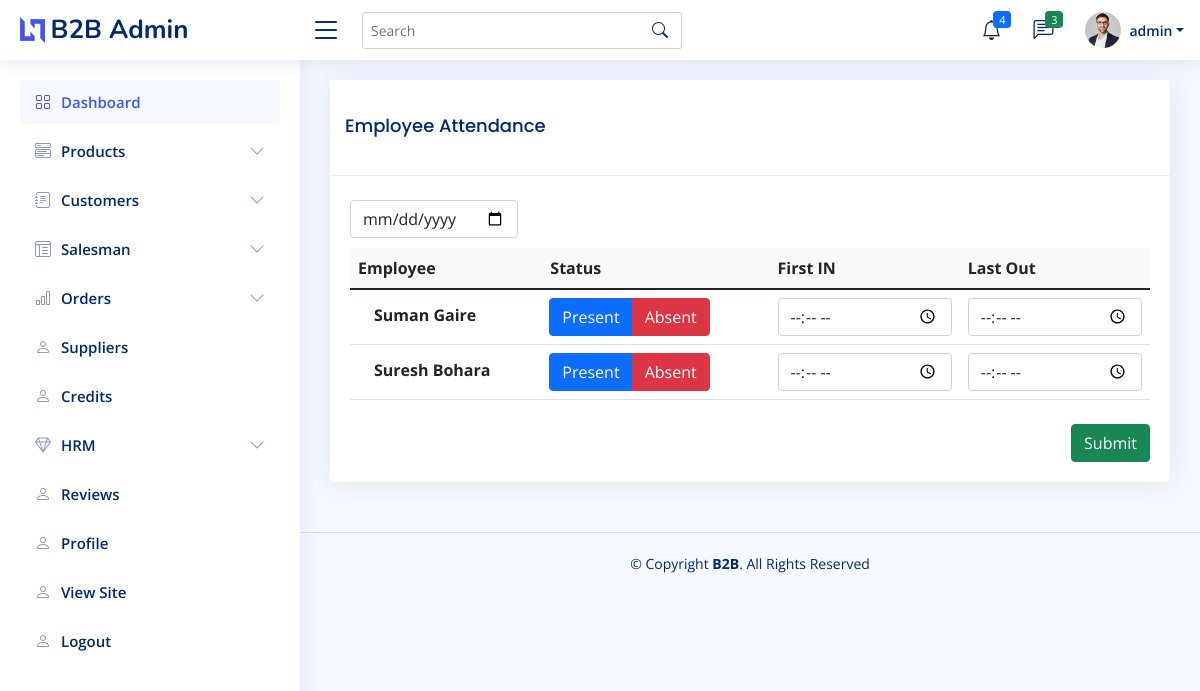
Page /admin-dashboard/employees/attendance/ (signed in) on the committed database.
### user/models.py (models this page shows)
class User(AbstractUser):
    is_customer = models.BooleanField(default = False)
    is_salesman = models.BooleanField(default = False)
    is_admin = models.BooleanField(default  = False)

### hrm/models.py (models this page shows, shortened)
class Employee(models.Model):
    department = models.ForeignKey(Department, on_delete = models.CASCADE)
    full_name = models.CharField(max_length = 100)
    designation = models.CharField(max_length=50)
    salary = models.PositiveIntegerField()
    contact_no = PhoneNumberField(max_length = 15)
    email = models.EmailField()
    address = models.CharField(max_length = 100)
    joined_date = models.DateTimeField(auto_now_add = True)

### shop/decorators.py (the view)
    def wrap(request, *args, **kwargs):
        if request.user.is_admin:
            return view_func(request, *args, **kwargs)
        else:
            return redirect('account_login')

### hrm/views.py (called while the page is built, shortened)
@login_required
@admin_required
def add_attendance(request):
    employee_list = Employee.objects.all()
    return render(request, 'hrm/attendance.html', {'employee_list':employee_list})

### hrm/templates/hrm/attendance.html (shortened to what this page needs)
{% extends 'shop/admin_base.html' %}
{% block main %}
<section class="section">
  <div class="row">
    <div class="col-lg-12">
      <div class="card">
        <div class="card-header">
          <h5 class="card-title" style="float: left;">Employee Attendance</h5>
        </div>
        <div class="card-body">
          <form method="post" action="#">
            <br>
            <div class="float-start">
              <input type="date" name="date" class="form-control">
            </div>
            <br>
            <br>
            <table class="table align-middle mb-0 bg-white ">
              <thead class="bg-light">
                <tr>
                  <th>Employee</th>
                  <th>Status</th>
                  <th>First IN</th>
                  <th>Last Out</th>
                </tr>
              </thead>
              <tbody>
                  {% for employee in employee_list%}
                    <tr>
                        <td>
                          <div class="d-flex align-items-center">
                            <div class="ms-3">
                              <p class="fw-bold mb-1">{{employee.full_name}}</p>
                            </div>
                          </div>
                        </td>
                        <td>
                          <div class="btn-group">
                            <label class="btn btn-primary" for="option1{{forloop.counter}}" onclick="enableInput('in-time{{forloop.counter}}','out-time{{forloop.counter}}')">Present</label>
                            <label class="btn btn-danger" for="option2{{forloop.counter}}" onclick="disableInput('in-time{{forloop.counter}}','out-time{{forloop.counter}}')">Absent</label>
                          </div>
                        </td>
                        <td>
                          <input type="time" name="in-time{{forloop.counter}}"  id="in-time{{forloop.counter}}" class="form-control">
                        </td>
                        <td>
                          <input type="time" name="out-time{{forloop.counter}}" id="out-time{{forloop.counter}}" class="form-control">
                        </td>
                    </tr>
                    {% endfor %}
              </tbody>
            </table><br>
            <div class="float-end">
                <input type="submit" name="submit" class="btn btn-success">
            </div>
          </form>
        </div>
      </div>
    </div>
  </div>
</section>
{% endblock %}

### shop/templates/shop/admin_base.html (shortened to what this page needs)
{% load static %}
<!DOCTYPE html>
<html lang="en">
  <head>
    <link
      href="{% static 'shop/assets/vendor/bootstrap/css/bootstrap.min.css' %}"
      rel="stylesheet"
    />
    <link
      href="{% static 'shop/assets/vendor/bootstrap-icons/bootstrap-icons.css' %}"
      rel="stylesheet"
    />
    <link
      href="{% static 'shop/assets/vendor/boxicons/css/boxicons.min.css' %}"
      rel="stylesheet"
    />
    <link
      href="{% static 'shop/assets/vendor/quill/quill.snow.css' %}"
      rel="stylesheet"
    />
    <link
      href="{% static 'shop/assets/vendor/quill/quill.bubble.css' %}"
      rel="stylesheet"
    />
    <link
      href="{% static 'shop/assets/vendor/remixicon/remixicon.css' %}"
      rel="stylesheet"
    />
    <link
      href="{% static 'shop/assets/vendor/simple-datatables/style.css' %}"
      rel="stylesheet"
    />
    <link href="{% static 'shop/assets/css/style.css' %}" rel="stylesheet" />
  </head>
  <body>
    <header id="header" class="header fixed-top d-flex align-items-center">
      <div class="d-flex align-items-center justify-content-between">
        <a href="{% url 'shop:admin_dashboard' %}" class="logo d-flex align-items-center">
          <img src="{% static 'shop/assets/img/logo.png' %}" alt="" />
          <span class="d-none d-lg-block">B2B Admin</span>
        </a>
        <i class="bi bi-list toggle-sidebar-btn"></i>
      </div>
      <div class="search-bar">
        <form
          class="search-form d-flex align-items-center"
          method="POST"
          action="#"
        >
          <input
            type="text"
            name="query"
            placeholder="Search"
            title="Enter search keyword"
          />
          <button type="submit" title="Search">
            <i class="bi bi-search"></i>
          </button>
        </form>
      </div>
      <nav class="header-nav ms-auto">
        <ul class="d-flex align-items-center">
          <li class="nav-item dropdown">
            <a class="nav-link nav-icon" href="#" data-bs-toggle="dropdown">
              <i class="bi bi-bell"></i>
              <span class="badge bg-primary badge-number">4</span> </a
            >
          </li>
          <li class="nav-item dropdown">
            <a class="nav-link nav-icon" href="#" data-bs-toggle="dropdown">
              <i class="bi bi-chat-left-text"></i>
              <span class="badge bg-success badge-number">3</span> </a
            >
          </li>
          <li class="nav-item dropdown pe-3">
            <a
              class="nav-link nav-profile d-flex align-items-center pe-0"
              href="#"
              data-bs-toggle="dropdown"
            >
              <img
                src="{% static 'shop/assets/img/profile-img.jpg' %}"
                alt="Profile"
                class="rounded-circle"
              />
              <span class="d-none d-md-block dropdown-toggle ps-2"
                >{{request.user.username}}</span
              > </a
            >
          </li>
        </ul>
      </nav>
    </header>
    <aside id="sidebar" class="sidebar">
      <ul class="sidebar-nav" id="sidebar-nav">
        <li class="nav-item">
          <a class="nav-link" href="{% url 'shop:admin_dashboard' %}">
            <i class="bi bi-grid"></i>
            <span>Dashboard</span>
          </a>
        </li>
        <li class="nav-item">
          <a
            class="nav-link collapsed"
            data-bs-target="#components-nav"
            data-bs-toggle="collapse"
            href="#"
          >
            <i class="bi bi-menu-button-wide"></i><span>Products</span
            ><i class="bi bi-chevron-down ms-auto"></i>
          </a>
        </li>
        <li class="nav-item">
          <a
            class="nav-link collapsed"
            data-bs-target="#forms-nav"
            data-bs-toggle="collapse"
            href="#"
          >
            <i class="bi bi-journal-text"></i><span>Customers</span
            ><i class="bi bi-chevron-down ms-auto"></i>
          </a>
        </li>
        <li class="nav-item">
          <a
            class="nav-link collapsed"
            data-bs-target="#tables-nav"
            data-bs-toggle="collapse"
            href="#"
          >
            <i class="bi bi-layout-text-window-reverse"></i><span>Salesman</span
            ><i class="bi bi-chevron-down ms-auto"></i>
          </a>
        </li>
        <li class="nav-item">
          <a
            class="nav-link collapsed"
            data-bs-target="#charts-nav"
            data-bs-toggle="collapse"
            href="#"
          >
            <i class="bi bi-bar-chart"></i><span>Orders</span
            ><i class="bi bi-chevron-down ms-auto"></i>
          </a>
        </li>
        <li class="nav-item">
          <a class="nav-link collapsed" href="users-profile.html">
            <i class="bi bi-person"></i>
            <span>Suppliers</span>
          </a>
        </li>
        <li class="nav-item">
          <a class="nav-link collapsed" href="{% url 'accounting:list_credits' %}">
            <i class="bi bi-person"></i>
            <span>Credits</span>
          </a>
        </li>
        <li class="nav-item">
          <a class="nav-link collapsed" data-bs-target="#icons-nav" data-bs-toggle="collapse" href="#">
            <i class="bi bi-gem"></i><span>HRM</span><i class="bi bi-chevron-down ms-auto"></i>
          </a>
        </li>
        <li class="nav-item">
          <a class="nav-link collapsed" href="users-profile.html">
            <i class="bi bi-person"></i>
            <span>Reviews</span>
          </a>
        </li>
        <li class="nav-item">
          <a class="nav-link collapsed" href="{% url 'shop:admin_profile'%}">
            <i class="bi bi-person"></i>
            <span>Profile</span>
          </a>
        </li>
        <li class="nav-item">
          <a class="nav-link collapsed" href="/">
            <i class="bi bi-person"></i>
            <span>View Site</span>
          </a>
        </li>
        <li class="nav-item">
          <a class="nav-link collapsed" href="{% url 'account_logout' %}">
            <i class="bi bi-person"></i>
            <span>Logout</span>
          </a>
        </li>
      </ul>
    </aside>
    <main id="main" class="main">
      {% block main %}
      {% endblock %}
    </main>
    <footer id="footer" class="footer">
    <div class="copyright">
        &copy; Copyright <strong><span>B2B</span></strong
        >. All Rights Reserved
    </div>
    </footer>
  </body>
</html>

### shop/static/shop/assets/css/style.css (style rules this page uses)
:root { scroll-behavior: smooth; }
body { font-family: "Open Sans", sans-serif; background: #f6f9ff; color: #444444; }
a { color: #4154f1; text-decoration: none; }
h1, h2, h3, h4, h5, h6 { font-family: "Nunito", sans-serif; }
#main { margin-top: 60px; padding: 20px 30px; transition: all 0.3s; }
.card { margin-bottom: 30px; border: none; border-radius: 5px; box-shadow: 0px 0 30px rgba(1, 41, 112, 0.1); }
.card-header, .card-footer { border-color: #ebeef4; background-color: #fff; color: #798eb3; padding: 15px; }
.card-title { padding: 20px 0 15px 0; font-size: 18px; font-weight: 500; color: #012970; font-family: "Poppins", sans-serif; }
.card-body { padding: 0 20px 20px 20px; }
.logo { line-height: 1; }
@media (min-width: 1200px) { .logo { width: 280px; } }
.logo img { max-height: 26px; margin-right: 6px; }
.logo span { font-size: 26px; font-weight: 700; color: #012970; font-family: "Nunito", sans-serif; }
.header { transition: all 0.5s; z-index: 997; height: 60px; box-shadow: 0px 2px 20px rgba(1, 41, 112, 0.1); background-color: #fff; padding-left: 20px; }
.header .toggle-sidebar-btn { font-size: 32px; padding-left: 10px; cursor: pointer; color: #012970; }
.header .search-bar { min-width: 360px; padding: 0 20px; }
.header .search-form { width: 100%; }
.header .search-form input { border: 0; font-size: 14px; color: #012970; border: 1px solid rgba(1, 41, 112, 0.2); padding: 7px 38px 7px 8px; border-radius: 3px; transition: 0.3s; width: 100%; }
.header .search-form button { border: 0; padding: 0; margin-left: -30px; background: none; }
.header .search-form button i { color: #012970; }
.header-nav ul { list-style: none; }
.header-nav > ul { margin: 0; padding: 0; }
.header-nav .nav-icon { font-size: 20px; color: #012970; }
.header-nav .nav-profile { color: #012970; }
.header-nav .nav-profile img { max-height: 36px; }
.header-nav .nav-profile span { font-size: 14px; font-weight: 600; }
.header-nav .badge-number { position: absolute; inset: 4px 6px auto auto; font-weight: normal; font-size: 11px; padding: 3px 6px; }
.sidebar { position: fixed; top: 60px; left: 0; bottom: 0; width: 300px; z-index: 996; transition: all 0.3s; padding: 20px; overflow-y: auto; scrollbar-width: thin; scrollbar-color: #aab7cf transparent; box-shadow: 0px 0px 20px rgba(1, 41, 112, 0.1); background-color: #fff; }
@media (min-width: 1200px) { #main, #footer { margin-left: 300px; } }
.sidebar-nav { padding: 0; margin: 0; list-style: none; }
.sidebar-nav li { padding: 0; margin: 0; list-style: none; }
.sidebar-nav .nav-item { margin-bottom: 5px; }
.sidebar-nav .nav-link { display: flex; align-items: center; font-size: 15px; font-weight: 600; color: #4154f1; transition: 0.3; background: #f6f9ff; padding: 10px 15px; border-radius: 4px; }
.sidebar-nav .nav-link i { font-size: 16px; margin-right: 10px; color: #4154f1; }
.sidebar-nav .nav-link.collapsed { color: #012970; background: #fff; }
.sidebar-nav .nav-link.collapsed i { color: #899bbd; }
.sidebar-nav .nav-link .bi-chevron-down { margin-right: 0; transition: transform 0.2s ease-in-out; }
.footer { padding: 20px 0; font-size: 14px; transition: all 0.3s; border-top: 1px solid #cddfff; }
.footer .copyright { text-align: center; color: #012970; }

### rows in the picture
User: user.username "admin"
Employee: full_name "Suman Gaire"
Employee: full_name "Suresh Bohara"
